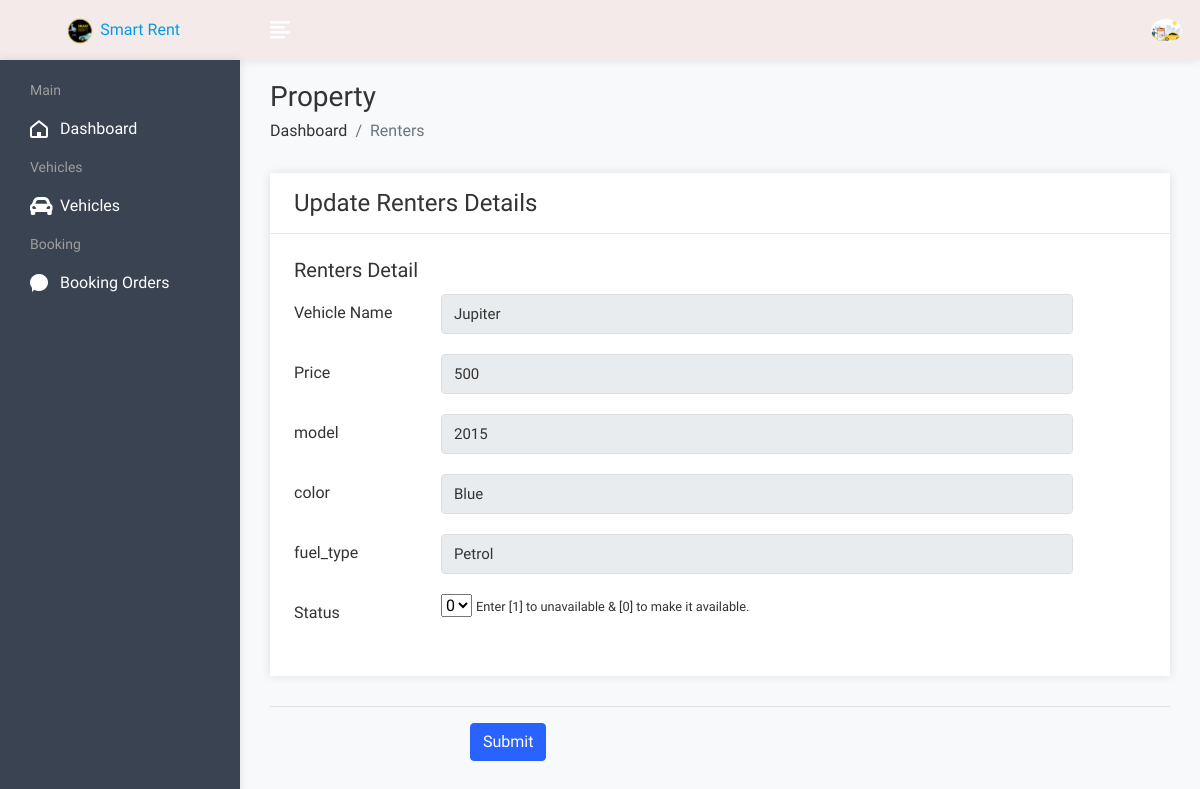
Screenshot of /renter/vehiclestatus.php?id=26 (signed in) with the database file from the repository.
### tables this page shows
CREATE TABLE `vehicles` (
  `vid` int(100) NOT NULL,
  `rid` int(100) NOT NULL,
  `name` varchar(30) NOT NULL,
  `price` varchar(30) NOT NULL,
  `model` varchar(20) NOT NULL,
  `color` varchar(20) NOT NULL,
  `fuel_type` varchar(10) NOT NULL,
  `img` varchar(100) NOT NULL,
  `status` int(11) NOT NULL
);

### renter/vehiclestatus.php (the view, shortened to what this page needs)
<!DOCTYPE html>
<html lang="en">
<head>
        <link rel="stylesheet" href="assets/css/bootstrap.min.css">
        <link rel="stylesheet" href="assets/css/font-awesome.min.css">
        <link rel="stylesheet" href="assets/css/feathericon.min.css">
        <link rel="stylesheet" href="assets/css/style.css">
    </head>
    <body>
			<?php include("header.php"); ?>
            <div class="page-wrapper">
                <div class="content container-fluid">
					<div class="page-header">
						<div class="row">
							<div class="col">
								<h3 class="page-title">Property</h3>
								<ul class="breadcrumb">
									<li class="breadcrumb-item"><a href="dashboard.php">Dashboard</a></li>
									<li class="breadcrumb-item active">Renters</li>
								</ul>
							</div>
						</div>
					</div>
					<div class="row">
						<div class="col-md-12">
							<div class="card">
								<div class="card-header">
									<h4 class="card-title">Update Renters Details</h4>
								</div>
								<form method="post" enctype="multipart/form-data">
								<?php
                                    $rid=$_REQUEST['id'];
									$query=mysqli_query($con,"select * from vehicles where vid='$rid'");
									while($row=mysqli_fetch_row($query))
									{
								?>
								<div class="card-body">
									<h5 class="card-title">Renters Detail</h5>
										<div class="row">
											<div class="col-xl-12">
                                            <div class="form-group row">
													<label class="col-lg-2 col-form-label">Vehicle Name</label>
													<div class="col-lg-9">
														<input type="text" class="form-control" name="name" required value="<?php echo $row['2']; ?>" disabled>
													</div>
												</div>
												<div class="form-group row">
													<label class="col-lg-2 col-form-label">Price</label>
													<div class="col-lg-9">
														<input type="text" class="form-control" name="price" required placeholder="Enter Price" value="<?php echo $row['3']; ?>" disabled>
													</div>
												</div>
                                                <div class="form-group row">
													<label class="col-lg-2 col-form-label">model</label>
													<div class="col-lg-9">
														<input type="text" class="form-control" name="model" required placeholder="Enter Model" value="<?php echo $row['4']; ?>" disabled>
													</div>
												</div>
                                                <div class="form-group row">
													<label class="col-lg-2 col-form-label">color</label>
													<div class="col-lg-9">
														<input type="text" class="form-control" name="color" required placeholder="Enter Color" value="<?php echo $row['5']; ?>" disabled>
													</div>
												</div>
                                                <div class="form-group row">
													<label class="col-lg-2 col-form-label">fuel_type</label>
													<div class="col-lg-9">
														<input type="text" class="form-control" name="fuel_type" required placeholder="Enter Fuel Type" value="<?php echo $row['6']; ?>" disabled>
													</div>
												</div>
												<div class="form-group row">
													<label class="col-lg-2 col-form-label">Status</label>
													<div class="col-lg-9">
														<select name="status" id="">
															<option value="" selected disabled><?php echo $row['8']; ?></option>
														</select>
														<small>Enter [1] to unavailable & [0] to make it available.</small>
													</div>
												</div>
											</div>
										</div>
											</div>
										</div>
										<hr>
											<input type="submit" value="Submit" class="btn btn-primary"name="add" style="margin-left:200px;">
									</div>
								<?php
									}
								?>
							</div>
						</div>
					</div>
    </body>
</html>

### rows the page displays
vehicles: name "Jupiter", price "500", model "2015", color "Blue", fuel_type "Petrol", status "0"
